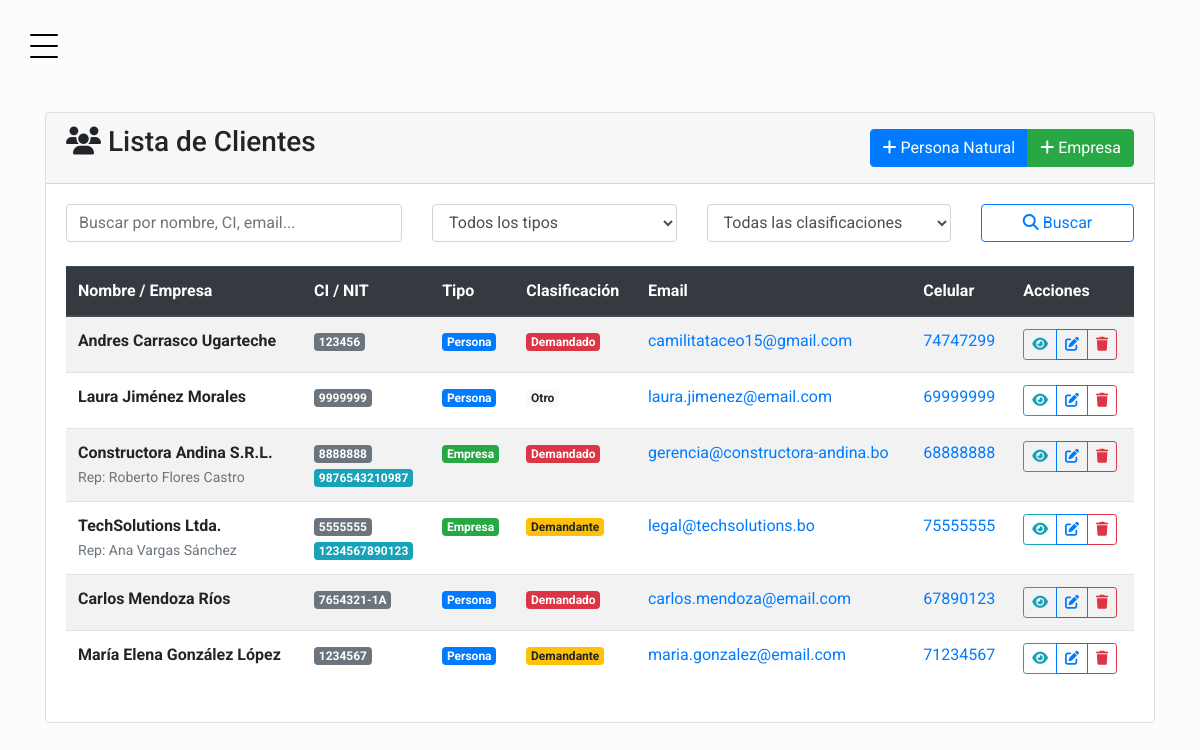
The page /accounts/clientes/ (signed in) on the database its author committed.
### accounts/models.py (models this page shows, shortened)
class Cliente(models.Model):
    TIPO = [("PERSONA", "Persona"), ("EMPRESA", "Empresa")]
    CLASIFICACION = [
        ("DEMANDANTE", "Demandante"),
        ("DEMANDADO", "Demandado"),
        ("OTRO", "Otro")
    ]
    user = models.OneToOneField(User, on_delete=models.CASCADE, related_name="cliente")
    tipo_cliente = models.CharField("Tipo de cliente", max_length=10, choices=TIPO, default="PERSONA")
    nombre_empresa = models.CharField("Nombre empresa", max_length=150, blank=True)
    nit = models.CharField("NIT", max_length=15, blank=True, validators=[nit_boliviano])
    clasificacion_procesal = models.CharField("Clasificación procesal", max_length=15, choices=CLASIFICACION, default="OTRO")
    historial = models.TextField("Historial", blank=True)
    class Meta:
        verbose_name = "Cliente"
        verbose_name_plural = "Clientes"

class User(AbstractUser):
    nombres           = models.CharField("Nombres", max_length=50, validators=[solo_letras])
    apellido_paterno  = models.CharField("Apellido paterno", max_length=30, validators=[solo_letras])
    apellido_materno  = models.CharField("Apellido materno", max_length=30, blank=True, validators=[solo_letras])
    direccion         = models.CharField("Dirección", max_length=200, blank=True)  # ← agregado por tu diagrama
    fecha_nacimiento  = models.DateField("Fecha de nacimiento", null=True, blank=True)
    email             = models.EmailField("Email", unique=True)
    ci                = models.CharField("CI", max_length=20, unique=True, validators=[ci_boliviano])
    celular           = models.CharField("Celular", max_length=8, blank=True, validators=[celular_bo])
    class Meta:
        verbose_name = "Usuario"
        verbose_name_plural = "Usuarios"
        indexes = [
            models.Index(fields=["ci"]),
            models.Index(fields=["email"]),
            models.Index(fields=["apellido_paterno", "apellido_materno", "nombres"]),
        ]
    @property
    def nombre_completo(self):
        return f"{self.nombres} {self.apellido_paterno} {self.apellido_materno}".strip()

### accounts/views.py (the view, shortened to what this page needs)
# urls.py: path("clientes/", views.clientes_list, name="clientes_list"),
@login_required
def clientes_list(request):
    search = request.GET.get('search', '')
    tipo_filter = request.GET.get('tipo', '')
    clasificacion_filter = request.GET.get('clasificacion', '')
    queryset = Cliente.objects.select_related('user').all()
    if tipo_filter:
        queryset = queryset.filter(tipo_cliente=tipo_filter)
    if clasificacion_filter:
        queryset = queryset.filter(clasificacion_procesal=clasificacion_filter)
    queryset = queryset.order_by('-user__date_joined')
    paginator = Paginator(queryset, 10)  # 10 clientes por página
    page = request.GET.get('page')
    clientes = paginator.get_page(page)
    context = {
        'clientes': clientes,
        'search': search,
        'tipo_filter': tipo_filter,
        'clasificacion_filter': clasificacion_filter,
        'tipos': Cliente.TIPO,
        'clasificaciones': Cliente.CLASIFICACION,
    }
    return render(request, 'accounts/clientes_list.html', context)

### templates/accounts/clientes_list.html (shortened to what this page needs)
{% extends "base.html" %}
{% load static %}
{% block content %}
<div class="container-fluid">
    <div class="row">
        <div class="col-12">
            <div class="card">
                <div class="card-header d-flex justify-content-between align-items-center">
                    <h3 class="card-title">
                        <i class="fas fa-users"></i> Lista de Clientes
                    </h3>
                    <div class="btn-group">
                        <a href="{% url 'accounts:cliente_create' %}?tipo=PERSONA" class="btn btn-primary">
                            <i class="fas fa-plus"></i> Persona Natural
                        </a>
                        <a href="{% url 'accounts:cliente_create' %}?tipo=EMPRESA" class="btn btn-success">
                            <i class="fas fa-plus"></i> Empresa
                        </a>
                    </div>
                </div>
                <div class="card-body">
                    <form method="get" class="mb-4">
                        <div class="row">
                            <div class="col-md-4">
                                <input type="text" name="search" class="form-control"
                                       placeholder="Buscar por nombre, CI, email..."
                                       value="{{ search }}">
                            </div>
                            <div class="col-md-3">
                                <select name="tipo" class="form-control">
                                    <option value="">Todos los tipos</option>
                                </select>
                            </div>
                            <div class="col-md-3">
                                <select name="clasificacion" class="form-control">
                                    <option value="">Todas las clasificaciones</option>
                                </select>
                            </div>
                            <div class="col-md-2">
                                <button type="submit" class="btn btn-outline-primary btn-block">
                                    <i class="fas fa-search"></i> Buscar
                                </button>
                            </div>
                        </div>
                    </form>
                    {% if clientes %}
                        <div class="table-responsive">
                            <table class="table table-striped table-hover">
                                <thead class="thead-dark">
                                    <tr>
                                        <th>Nombre / Empresa</th>
                                        <th>CI / NIT</th>
                                        <th>Tipo</th>
                                        <th>Clasificación</th>
                                        <th>Email</th>
                                        <th>Celular</th>
                                        <th>Acciones</th>
                                    </tr>
                                </thead>
                                <tbody>
                                    {% for cliente in clientes %}
                                    <tr>
                                        <td>
                                            <strong>
                                                {% if cliente.tipo_cliente == 'EMPRESA' %}
                                                    {{ cliente.nombre_empresa }}
                                                    <br><small class="text-muted">Rep: {{ cliente.user.nombre_completo }}</small>
                                                {% else %}
                                                    {{ cliente.user.nombre_completo }}
                                                {% endif %}
                                            </strong>
                                        </td>
                                        <td>
                                            <span class="badge badge-secondary">{{ cliente.user.ci }}</span>
                                            {% if cliente.nit %}
                                                <br><span class="badge badge-info">{{ cliente.nit }}</span>
                                            {% endif %}
                                        </td>
                                        <td>
                                            {% if cliente.tipo_cliente == 'EMPRESA' %}
                                                <span class="badge badge-success">{{ cliente.get_tipo_cliente_display }}</span>
                                            {% else %}
                                                <span class="badge badge-primary">{{ cliente.get_tipo_cliente_display }}</span>
                                            {% endif %}
                                        </td>
                                        <td>
                                            {% if cliente.clasificacion_procesal == 'DEMANDANTE' %}
                                                <span class="badge badge-warning">{{ cliente.get_clasificacion_procesal_display }}</span>
                                            {% elif cliente.clasificacion_procesal == 'DEMANDADO' %}
                                                <span class="badge badge-danger">{{ cliente.get_clasificacion_procesal_display }}</span>
                                            {% else %}
                                                <span class="badge badge-light">{{ cliente.get_clasificacion_procesal_display }}</span>
                                            {% endif %}
                                        </td>
                                        <td>
                                            <a href="mailto:{{ cliente.user.email }}">{{ cliente.user.email }}</a>
                                        </td>
                                        <td>
                                            {% if cliente.user.celular %}
                                                <a href="tel:{{ cliente.user.celular }}">{{ cliente.user.celular }}</a>
                                            {% else %}
                                                <span class="text-muted">-</span>
                                            {% endif %}
                                        </td>
                                        <td>
                                            <div class="btn-group btn-group-sm">
                                                <a href="{% url 'accounts:cliente_detail' cliente.pk %}"
                                                   class="btn btn-outline-info" title="Ver">
                                                    <i class="fas fa-eye"></i>
                                                </a>
                                                <a href="{% url 'accounts:cliente_update' cliente.pk %}"
                                                   class="btn btn-outline-primary" title="Editar">
                                                    <i class="fas fa-edit"></i>
                                                </a>
                                                <a href="{% url 'accounts:cliente_delete' cliente.pk %}"
                                                   class="btn btn-outline-danger" title="Eliminar">
                                                    <i class="fas fa-trash"></i>
                                                </a>
                                            </div>
                                        </td>
                                    </tr>
                                    {% endfor %}
                                </tbody>
                            </table>
                        </div>
                    {% else %}
                        <div class="alert alert-info">
                            <i class="fas fa-info-circle"></i>
                            No se encontraron clientes que coincidan con los criterios de búsqueda.
                        </div>
                    {% endif %}
                </div>
            </div>
        </div>
    </div>
</div>
{% endblock %}

### templates/base.html (shortened to what this page needs)
{% load static %}
<!doctype html>
<html lang="es">
<head>
  <link href="https://cdn.jsdelivr.net/npm/bootstrap@4.6.2/dist/css/bootstrap.min.css" rel="stylesheet">
  <link href="{% static 'css/sidebar.css' %}" rel="stylesheet">
  <link href="https://cdnjs.cloudflare.com/ajax/libs/font-awesome/6.5.0/css/all.min.css" rel="stylesheet">
</head>
<body>
  <aside class="sidebar">
    <div class="toggle">
      <a href="#" class="burger js-menu-toggle" data-toggle="collapse" data-target="#main-navbar">
        <span></span>
      </a>
    </div>
  </aside>
  <main>
    <div class="site-section">
      <div class="container">
        <div class="row justify-content-center">
          {% block content %}{% endblock %}
        </div>
      </div>
    </div>
  </main>
</body>
</html>

### static/css/sidebar.css (style rules this page uses)
body { font-family: "Roboto", -apple-system, BlinkMacSystemFont, "Segoe UI", Roboto, "Helvetica Neue", Arial, "Noto Sans", sans-serif, "Apple Color Emoji", "Segoe UI Emoji", "Segoe UI Symbol", "Noto Color Emoji"; background-color: #fcfcfc; }
h1, h2, h3, h4, h5, h6, .h1, .h2, .h3, .h4, .h5, .h6 { font-family: "Roboto", -apple-system, BlinkMacSystemFont, "Segoe UI", Roboto, "Helvetica Neue", Arial, "Noto Sans", sans-serif, "Apple Color Emoji", "Segoe UI Emoji", "Segoe UI Symbol", "Noto Color Emoji"; }
a { -webkit-transition: .3s all ease; -o-transition: .3s all ease; transition: .3s all ease; }
a, a:hover { text-decoration: none !important; }
body { position: relative; }
body:before { position: absolute; content: ""; z-index: 1; top: 0; left: 0; right: 0; bottom: 0; background-color: rgba(0, 0, 0, 0.05); opacity: 0; visibility: hidden; -webkit-transition: .3s all ease-in-out; -o-transition: .3s all ease-in-out; transition: .3s all ease-in-out; }
.site-section { padding: 7rem 0; }
aside, main { height: 100vh; min-height: 580px; }
aside { width: 300px; left: 0; z-index: 1001; position: fixed; -webkit-transform: translateX(-100%); -ms-transform: translateX(-100%); transform: translateX(-100%); background-color: #fff; -webkit-transition: 1s -webkit-transform cubic-bezier(0.23, 1, 0.32, 1); transition: 1s -webkit-transform cubic-bezier(0.23, 1, 0.32, 1); -o-transition: 1s transform cubic-bezier(0.23, 1, 0.32, 1); transition: 1s transform cubic-bezier(0.23, 1, 0.32, 1); transition: 1s transform cubic-bezier(0.23, 1, 0.32, 1), 1s -webkit-transform cubic-bezier(0.23, 1, 0.32, 1); }
aside .toggle { padding-left: 30px; padding-top: 30px; position: absolute; right: 0; -webkit-transform: translateX(100%); -ms-transform: translateX(100%); transform: translateX(100%); }
main { width: calc(100%); -webkit-transition: 1s -webkit-transform cubic-bezier(0.23, 1, 0.32, 1); transition: 1s -webkit-transform cubic-bezier(0.23, 1, 0.32, 1); -o-transition: 1s transform cubic-bezier(0.23, 1, 0.32, 1); transition: 1s transform cubic-bezier(0.23, 1, 0.32, 1); transition: 1s transform cubic-bezier(0.23, 1, 0.32, 1), 1s -webkit-transform cubic-bezier(0.23, 1, 0.32, 1); }
.burger { width: 28px; height: 32px; cursor: pointer; position: relative; z-index: 99; float: right; }
.burger:before, .burger span, .burger:after { width: 100%; height: 2px; display: block; background: #000; border-radius: 2px; position: absolute; opacity: 1; }
.burger:before, .burger:after { -webkit-transition: top 0.35s cubic-bezier(0.23, 1, 0.32, 1), opacity 0.35s cubic-bezier(0.23, 1, 0.32, 1), background-color 1.15s cubic-bezier(0.86, 0, 0.07, 1), -webkit-transform 0.35s cubic-bezier(0.23, 1, 0.32, 1); transition: top 0.35s cubic-bezier(0.23, 1, 0.32, 1), opacity 0.35s cubic-bezier(0.23, 1, 0.32, 1), background-color 1.15s cubic-bezier(0.86, 0, 0.07, 1), -webkit-transform 0.35s cubic-bezier(0.23, 1, 0.32, 1); -o-transition: top 0.35s cubic-bezier(0.23, 1, 0.32, 1), transform 0.35s cubic-bezier(0.23, 1, 0.32, 1), opacity 0.35s cubic-bezier(0.23, 1, 0.32, 1), background-color 1.15s cubic-bezier(0.86, 0, 0.07, 1); transition: top 0.35s cubic-bezier(0.23, 1, 0.32, 1), transform 0.35s cubic-bezier(0.23, 1, 0.32, 1), opacity 0.35s cubic-bezier(0.23, 1, 0.32, 1), background-color 1.15s cubic-bezier(0.86, 0, 0.07, 1); transition: top 0.35s cubic-bezier(0.23, 1, 0.32, 1), transform 0.35s cubic-bezier(0.23, 1, 0.32, 1), opacity 0.35s cubic-bezier(0.23, 1, 0.32, 1), background-color 1.15s cubic-bezier(0.86, 0, 0.07, 1), -webkit-transform 0.35s cubic-bezier(0.23, 1, 0.32, 1); -webkit-transition: top 0.35s cubic-bezier(0.23, 1, 0.32, 1), -webkit-transform 0.35s cubic-bezier(0.23, 1, 0.32, 1), opacity 0.35s cubic-bezier(0.23, 1, 0.32, 1), background-color 1.15s cubic-bezier(0.86, 0, 0.07, 1); content: ""; }
.burger:before { top: 4px; }
.burger span { top: 15px; }
.burger:after { top: 26px; }

### rows shown on the page
Cliente: user.nombre_completo "Andres Carrasco Ugarteche", user.ci "123456", tipo_cliente "Persona", clasificacion_procesal "Demandado", user.email "camilitataceo15@gmail.com", user.celular "74747299"
Cliente: user.nombre_completo "Laura Jiménez Morales", user.ci "9999999", tipo_cliente "Persona", clasificacion_procesal "Otro", user.email "laura.jimenez@email.com", user.celular "69999999"
Cliente: nombre_empresa "Constructora Andina S.R.L.", user.nombre_completo "Roberto Flores Castro", user.ci "8888888", nit "9876543210987", tipo_cliente "Empresa", clasificacion_procesal "Demandado", user.email "gerencia@constructora-andina.bo", user.celular "68888888"
Cliente: nombre_empresa "TechSolutions Ltda.", user.nombre_completo "Ana Vargas Sánchez", user.ci "5555555", nit "1234567890123", tipo_cliente "Empresa", clasificacion_procesal "Demandante", user.email "legal@techsolutions.bo", user.celular "75555555"
Cliente: user.nombre_completo "Carlos Mendoza Ríos", user.ci "7654321-1A", tipo_cliente "Persona", clasificacion_procesal "Demandado", user.email "carlos.mendoza@email.com", user.celular "67890123"
Cliente: user.nombre_completo "María Elena González López", user.ci "1234567", tipo_cliente "Persona", clasificacion_procesal "Demandante", user.email "maria.gonzalez@email.com", user.celular "71234567"
